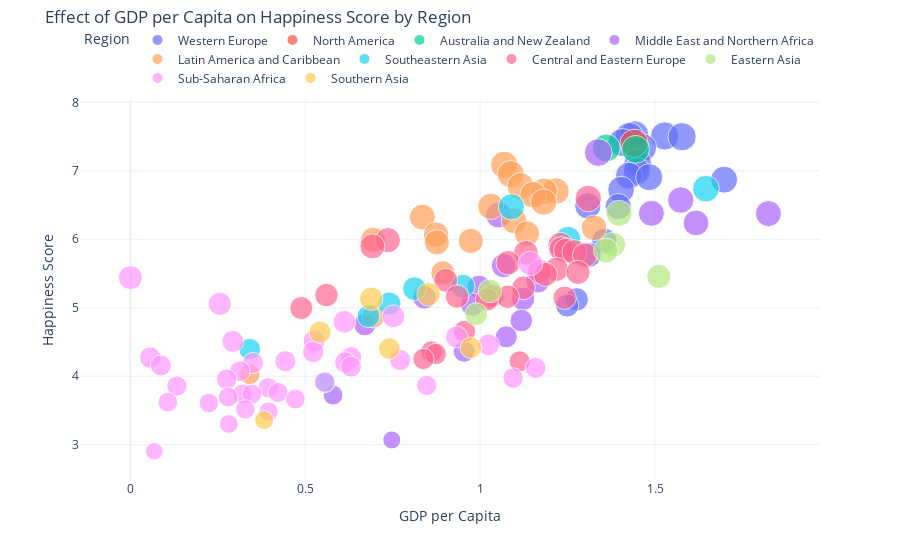

Notebook source saved alongside this figure:
### Markdown cell above
#### Updated-Prompt-8: **```now, in the next cell create a scatter plot to identify the effect of GDP per Capita on Happiness Score in various Regions. use plotly.express library, and flatten the legend above the chart, please.```**

*Note: I did the 'title_y=0.98' part to adjust the title position*

### Code cell
# Create a scatter plot using Plotly Express
fig_scatter = px.scatter(data_cleaned, 
                 x='Economy (GDP per Capita)', 
                 y='Happiness Score', 
                 color='Region', 
                 title='Effect of GDP per Capita on Happiness Score by Region',
                 labels={'Economy (GDP per Capita)': 'GDP per Capita', 'Happiness Score': 'Happiness Score'},
                 hover_name='Country',
                 size='Happiness Score', 
                 template='plotly_white')

# Update layout to flatten the legend above the chart
fig_scatter.update_layout(legend=dict(title='Region', orientation='h', yanchor='bottom', 
                              y=1.02, xanchor='center', x=0.5), title_y=0.98)

# Show the plot
fig_scatter.show()

### Figure 1 — Plotly figure (JSON) as saved in the notebook; plotly's stock layout.template omitted (floating-point values rounded to 4 significant figures)
{"data": [{"hovertemplate": "<b>%{hovertext}</b><br><br>Region=Western Europe<br>GDP per Capita=%{x}<br>Happiness Score=%{marker.size}<extra></extra>", "hovertext": ["Denmark", "Switzerland", "Iceland", "Norway", "Finland", "Netherlands", "Austria", "Germany", "Belgium", "Ireland", "Luxembourg", "United Kingdom", "Malta", "France", "Italy", "North Cyprus", "Portugal", "Greece"], "legendgroup": "Western Europe", "marker": {"color": "#636efa", "size": [7.526, 7.509, 7.501, 7.498, 7.413, 7.339, 7.119, 6.994, 6.929, 6.907, 6.871, 6.725, 6.488, 6.478, 5.977, 5.771, 5.123, 5.033], "sizemode": "area", "sizeref": 0.01881, "symbol": "circle"}, "mode": "markers", "name": "Western Europe", "orientation": "v", "showlegend": true, "type": "scatter", "x": [1.442, 1.527, 1.427, 1.577, 1.406, 1.465, 1.45, 1.448, 1.425, 1.483, 1.698, 1.403, 1.308, 1.395, 1.355, 1.311, 1.276, 1.249], "xaxis": "x", "y": [7.526, 7.509, 7.501, 7.498, 7.413, 7.339, 7.119, 6.994, 6.929, 6.907, 6.871, 6.725, 6.488, 6.478, 5.977, 5.771, 5.123, 5.033], "yaxis": "y"}, {"hovertemplate": "<b>%{hovertext}</b><br><br>Region=North America<br>GDP per Capita=%{x}<br>Happiness Score=%{marker.size}<extra></extra>", "hovertext": ["Canada"], "legendgroup": "North America", "marker": {"color": "#EF553B", "size": [7.404], "sizemode": "area", "sizeref": 0.01881, "symbol": "circle"}, "mode": "markers", "name": "North America", "orientation": "v", "showlegend": true, "type": "scatter", "x": [1.44], "xaxis": "x", "y": [7.404], "yaxis": "y"}, {"hovertemplate": "<b>%{hovertext}</b><br><br>Region=Australia and New Zealand<br>GDP per Capita=%{x}<br>Happiness Score=%{marker.size}<extra></extra>", "hovertext": ["New Zealand", "Australia"], "legendgroup": "Australia and New Zealand", "marker": {"color": "#00cc96", "size": [7.334, 7.313], "sizemode": "area", "sizeref": 0.01881, "symbol": "circle"}, "mode": "markers", "name": "Australia and New Zealand", "orientation": "v", "showlegend": true, "type": "scatter", "x": [1.361, 1.444], "xaxis": "x", "y": [7.334, 7.313], "yaxis": "y"}, {"hovertemplate": "<b>%{hovertext}</b><br><br>Region=Middle East and Northern Africa<br>GDP per Capita=%{x}<br>Happiness Score=%{marker.size}<extra></extra>", "hovertext": ["Israel", "United Arab Emirates", "Saudi Arabia", "Qatar", "Algeria", "Kuwait", "Libya", "Turkey", "Jordan", "Morocco", "Lebanon", "Tunisia", "Iran", "Palestinian Territories", "Iraq", "Egypt", "Yemen", "Syria"], "legendgroup": "Middle East and Northern Africa", "marker": {"color": "#ab63fa", "size": [7.267, 6.573, 6.379, 6.375, 6.355, 6.239, 5.615, 5.389, 5.303, 5.151, 5.129, 5.045, 4.813, 4.754, 4.575, 4.362, 3.724, 3.069], "sizemode": "area", "sizeref": 0.01881, "symbol": "circle"}, "mode": "markers", "name": "Middle East and Northern Africa", "orientation": "v", "showlegend": true, "type": "scatter", "x": [1.338, 1.574, 1.49, 1.824, 1.053, 1.617, 1.067, 1.165, 0.9967, 0.8406, 1.123, 0.9772, 1.118, 0.6702, 1.075, 0.9539, 0.5794, 0.7472], "xaxis": "x", "y": [7.267, 6.573, 6.379, 6.375, 6.355, 6.239, 5.615, 5.389, 5.303, 5.151, 5.129, 5.045, 4.813, 4.754, 4.575, 4.362, 3.724, 3.069], "yaxis": "y"}, {"hovertemplate": "<b>%{hovertext}</b><br><br>Region=Latin America and Caribbean<br>GDP per Capita=%{x}<br>Happiness Score=%{marker.size}<extra></extra>", "hovertext": ["Costa Rica", "Brazil", "Mexico", "Chile", "Panama", "Argentina", "Uruguay", "Colombia", "Guatemala", "Suriname", "Trinidad and Tobago", "Venezuela", "El Salvador", "Nicaragua", "Ecuador", "Belize", "Jamaica", "Dominican Republic", "Honduras", "Haiti"], "legendgroup": "Latin America and Caribbean", "marker": {"color": "#FFA15A", "size": [7.087, 6.952, 6.778, 6.705, 6.701, 6.65, 6.545, 6.481, 6.324, 6.269, 6.168, 6.084, 6.068, 5.992, 5.976, 5.956, 5.51, 5.155, 4.871, 4.028], "sizemode": "area", "sizeref": 0.01881, "symbol": "circle"}, "mode": "markers", "name": "Latin America and Caribbean", "orientation": "v", "showlegend": true, "type": "scatter", "x": [1.069, 1.088, 1.115, 1.217, 1.183, 1.151, 1.182, 1.03, 0.8345, 1.097, 1.326, 1.134, 0.8737, 0.6938, 0.9731, 0.8762, 0.8933, 1.028, 0.6943, 0.341], "xaxis": "x", "y": [7.087, 6.952, 6.778, 6.705, 6.701, 6.65, 6.545, 6.481, 6.324, 6.269, 6.168, 6.084, 6.068, 5.992, 5.976, 5.956, 5.51, 5.155, 4.871, 4.028], "yaxis": "y"}, {"hovertemplate": "<b>%{hovertext}</b><br><br>Region=Southeastern Asia<br>GDP per Capita=%{x}<br>Happiness Score=%{marker.size}<extra></extra>", "hovertext": ["Singapore", "Thailand", "Malaysia", "Indonesia", "Philippines", "Vietnam", "Laos", "Myanmar", "Cambodia"], "legendgroup": "Southeastern Asia", "marker": {"color": "#19d3f3", "size": [6.739, 6.474, 6.005, 5.314, 5.279, 5.061, 4.876, 4.395, 3.907], "sizemode": "area", "sizeref": 0.01881, "symbol": "circle"}, "mode": "markers", "name": "Southeastern Asia", "orientation": "v", "showlegend": true, "type": "scatter", "x": [1.646, 1.089, 1.251, 0.951, 0.8122, 0.7404, 0.6804, 0.3411, 0.556], "xaxis": "x", "y": [6.739, 6.474, 6.005, 5.314, 5.279, 5.061, 4.876, 4.395, 3.907], "yaxis": "y"}, {"hovertemplate": "<b>%{hovertext}</b><br><br>Region=Central and Eastern Europe<br>GDP per Capita=%{x}<br>Happiness Score=%{marker.size}<extra></extra>", "hovertext": ["Czech Republic", "Uzbekistan", "Kazakhstan", "Moldova", "Russia", "Poland", "Lithuania", "Belarus", "Slovenia", "Turkmenistan", "Latvia", "Romania", "Estonia", "Croatia", "Kosovo", "Azerbaijan", "Kyrgyzstan", "Serbia", "Bosnia and Herzegovina", "Montenegro", "Hungary", "Macedonia", "Tajikistan", "Albania", "Armenia", "Ukraine", "Georgia", "Bulgaria"], "legendgroup": "Central and Eastern Europe", "marker": {"color": "#FF6692", "size": [6.596, 5.987, 5.919, 5.897, 5.856, 5.835, 5.813, 5.802, 5.768, 5.658, 5.56, 5.528, 5.517, 5.488, 5.401, 5.291, 5.185, 5.177, 5.163, 5.161, 5.145, 5.121, 4.996, 4.655, 4.36, 4.324, 4.252, 4.217], "sizemode": "area", "sizeref": 0.01881, "symbol": "circle"}, "mode": "markers", "name": "Central and Eastern Europe", "orientation": "v", "showlegend": true, "type": "scatter", "x": [1.309, 0.7359, 1.229, 0.6918, 1.232, 1.246, 1.269, 1.131, 1.299, 1.08, 1.218, 1.17, 1.28, 1.186, 0.9014, 1.124, 0.5604, 1.034, 0.9338, 1.078, 1.241, 1.019, 0.4884, 0.9553, 0.8609, 0.8729, 0.8379, 1.113], "xaxis": "x", "y": [6.596, 5.987, 5.919, 5.897, 5.856, 5.835, 5.813, 5.802, 5.768, 5.658, 5.56, 5.528, 5.517, 5.488, 5.401, 5.291, 5.185, 5.177, 5.163, 5.161, 5.145, 5.121, 4.996, 4.655, 4.36, 4.324, 4.252, 4.217], "yaxis": "y"}, {"hovertemplate": "<b>%{hovertext}</b><br><br>Region=Eastern Asia<br>GDP per Capita=%{x}<br>Happiness Score=%{marker.size}<extra></extra>", "hovertext": ["Taiwan", "Japan", "South Korea", "Hong Kong", "China", "Mongolia"], "legendgroup": "Eastern Asia", "marker": {"color": "#B6E880", "size": [6.379, 5.921, 5.835, 5.458, 5.245, 4.907], "sizemode": "area", "sizeref": 0.01881, "symbol": "circle"}, "mode": "markers", "name": "Eastern Asia", "orientation": "v", "showlegend": true, "type": "scatter", "x": [1.397, 1.38, 1.359, 1.511, 1.028, 0.9885], "xaxis": "x", "y": [6.379, 5.921, 5.835, 5.458, 5.245, 4.907], "yaxis": "y"}, {"hovertemplate": "<b>%{hovertext}</b><br><br>Region=Sub-Saharan Africa<br>GDP per Capita=%{x}<br>Happiness Score=%{marker.size}<extra></extra>", "hovertext": ["Mauritius", "Somalia", "Somaliland Region", "Nigeria", "Zambia", "Namibia", "Cameroon", "Ethiopia", "South Africa", "Kenya", "Ghana", "Congo (Kinshasa)", "Congo (Brazzaville)", "Senegal", "Mauritania", "Zimbabwe", "Malawi", "Sudan", "Gabon", "Mali", "Botswana", "Comoros", "Ivory Coast", "Angola", "Niger", "South Sudan", "Chad", "Burkina Faso", "Uganda", "Madagascar", "Tanzania", "Liberia", "Guinea", "Rwanda", "Benin", "Togo", "Burundi"], "legendgroup": "Sub-Saharan Africa", "marker": {"color": "#FF97FF", "size": [5.648, 5.44, 5.057, 4.875, 4.795, 4.574, 4.513, 4.508, 4.459, 4.356, 4.276, 4.272, 4.236, 4.219, 4.201, 4.193, 4.156, 4.139, 4.121, 4.073, 3.974, 3.956, 3.916, 3.866, 3.856, 3.832, 3.763, 3.739, 3.739, 3.695, 3.666, 3.622, 3.607, 3.515, 3.484, 3.303, 2.905], "sizemode": "area", "sizeref": 0.01881, "symbol": "circle"}, "mode": "markers", "name": "Sub-Saharan Africa", "orientation": "v", "showlegend": true, "type": "scatter", "x": [1.144, 0, 0.2556, 0.7522, 0.612, 0.9329, 0.525, 0.2928, 1.024, 0.5227, 0.6311, 0.05661, 0.7711, 0.4431, 0.6139, 0.3504, 0.08709, 0.6307, 1.159, 0.3129, 1.094, 0.2751, 0.5551, 0.8473, 0.1327, 0.3939, 0.4221, 0.32, 0.3472, 0.2795, 0.4716, 0.1071, 0.2241, 0.3285, 0.395, 0.2812, 0.06831], "xaxis": "x", "y": [5.648, 5.44, 5.057, 4.875, 4.795, 4.574, 4.513, 4.508, 4.459, 4.356, 4.276, 4.272, 4.236, 4.219, 4.201, 4.193, 4.156, 4.139, 4.121, 4.073, 3.974, 3.956, 3.916, 3.866, 3.856, 3.832, 3.763, 3.739, 3.739, 3.695, 3.666, 3.622, 3.607, 3.515, 3.484, 3.303, 2.905], "yaxis": "y"}, {"hovertemplate": "<b>%{hovertext}</b><br><br>Region=Southern Asia<br>GDP per Capita=%{x}<br>Happiness Score=%{marker.size}<extra></extra>", "hovertext": ["Bhutan", "Pakistan", "Bangladesh", "Sri Lanka", "India", "Afghanistan"], "legendgroup": "Southern Asia", "marker": {"color": "#FECB52", "size": [5.196, 5.132, 4.643, 4.415, 4.404, 3.36], "sizemode": "area", "sizeref": 0.01881, "symbol": "circle"}, "mode": "markers", "name": "Southern Asia", "orientation": "v", "showlegend": true, "type": "scatter", "x": [0.8527, 0.6882, 0.5418, 0.9732, 0.7404, 0.3823], "xaxis": "x", "y": [5.196, 5.132, 4.643, 4.415, 4.404, 3.36], "yaxis": "y"}], "layout": {"legend": {"itemsizing": "constant", "orientation": "h", "title": {"text": "Region"}, "tracegroupgap": 0, "x": 0.5, "xanchor": "center", "y": 1.02, "yanchor": "bottom"}, "title": {"text": "Effect of GDP per Capita on Happiness Score by Region", "y": 0.98}, "xaxis": {"anchor": "y", "domain": [0, 1], "title": {"text": "GDP per Capita"}}, "yaxis": {"anchor": "x", "domain": [0, 1], "title": {"text": "Happiness Score"}}}}
